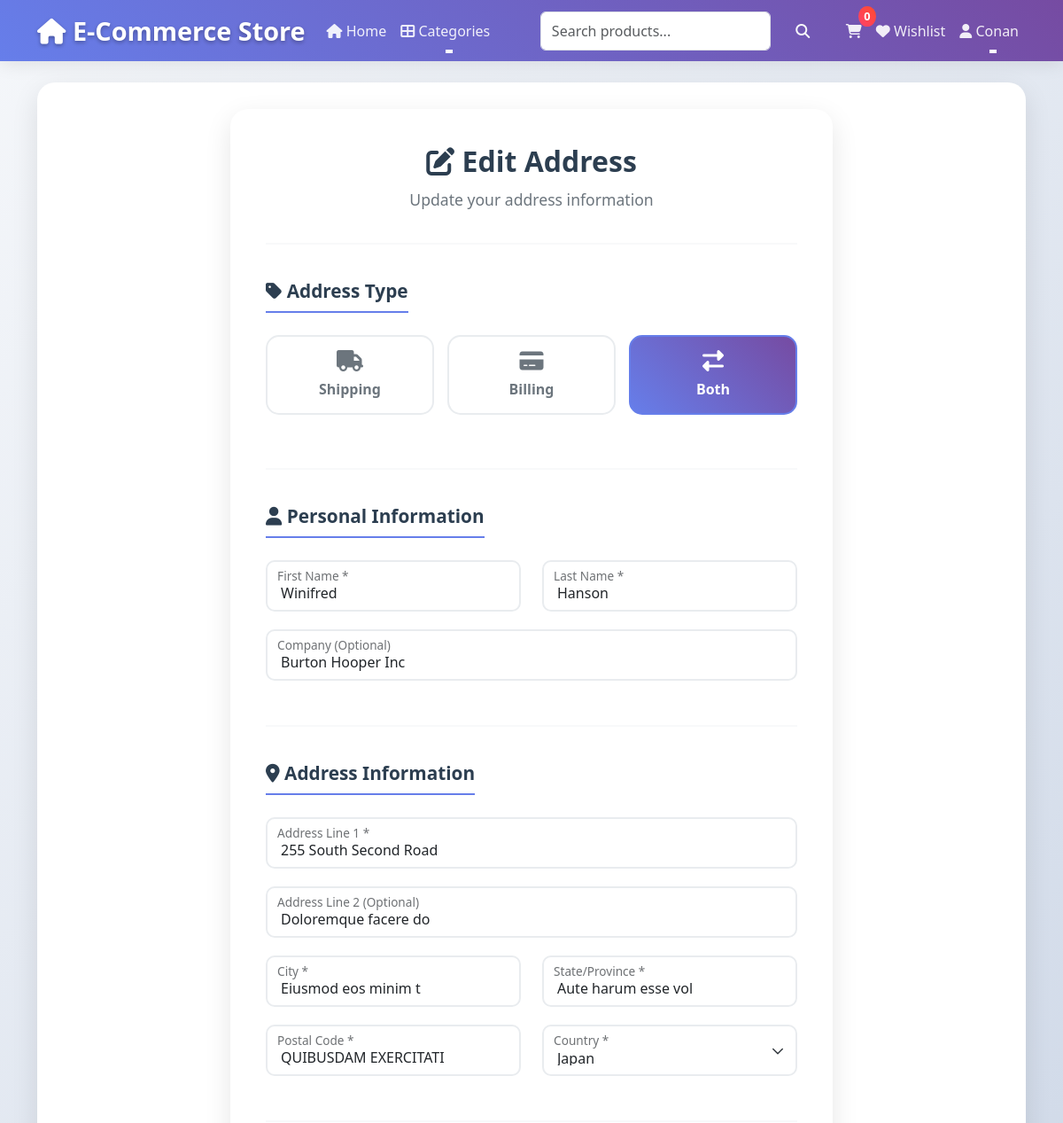
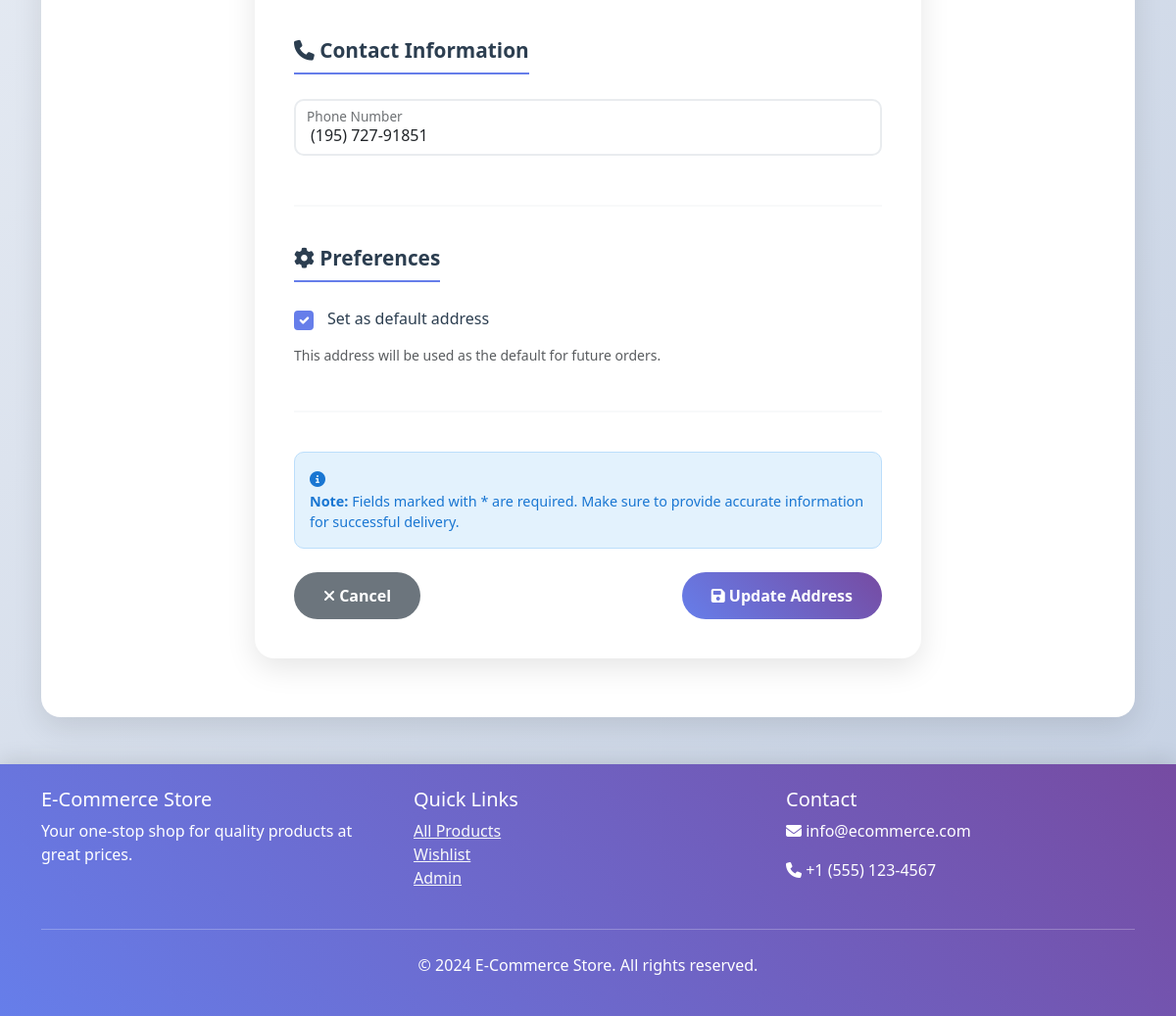
Page /addresses/26/edit/ (signed in) on the committed database (2 pictures, top to bottom).
### store/models.py (models this page shows, shortened)
class Address(models.Model):
    ADDRESS_TYPES = [
        ("shipping", "Shipping Address"),
        ("billing", "Billing Address"),
        ("both", "Both Shipping and Billing"),
    ]
    user = models.ForeignKey(User, on_delete=models.CASCADE, related_name="addresses")
    address_type = models.CharField(
        max_length=10, choices=ADDRESS_TYPES, default="shipping"
    )
    first_name = models.CharField(max_length=50)
    last_name = models.CharField(max_length=50)
    company = models.CharField(max_length=100, blank=True)
    address_line_1 = models.CharField(max_length=100)
    address_line_2 = models.CharField(max_length=100, blank=True)
    city = models.CharField(max_length=50)
    state = models.CharField(max_length=50)
    postal_code = models.CharField(max_length=20)
    country = models.CharField(max_length=50, default="United States")
    phone_number = models.CharField(max_length=20, blank=True)
    is_default = models.BooleanField(default=False)
    created_at = models.DateTimeField(auto_now_add=True)
    updated_at = models.DateTimeField(auto_now=True)
    class Meta:
        verbose_name = "Address"
        verbose_name_plural = "Addresses"
        ordering = ["-is_default", "-created_at"]

### store/auth_views.py (the view, shortened to what this page needs)
class AddressUpdateView(LoginRequiredMixin, UpdateView):
    model = Address
    form_class = AddressForm
    template_name = "store/auth/address_form.html"
    success_url = reverse_lazy("store:address_list")
    login_url = reverse_lazy("store:login")
    def get_queryset(self):
        return Address.objects.filter(user=self.request.user)
    def get_context_data(self, **kwargs):
        context = super().get_context_data(**kwargs)
        context["title"] = "Edit Address"
        context["subtitle"] = "Update your address information"
        return context

### templates/store/auth/address_form.html (shortened to what this page needs)
{% extends 'base.html' %}
{% load static %}
{% block content %}
<div class="container">
    <div class="row justify-content-center">
        <div class="col-lg-8">
            <div class="address-form-container">
                <div class="form-header">
                    <h1 class="form-title">
                        {% if object %}
                            <i class="fas fa-edit"></i> Edit Address
                        {% else %}
                            <i class="fas fa-plus"></i> Add New Address
                        {% endif %}
                    </h1>
                    <p class="form-subtitle">
                        {% if object %}
                            Update your address information
                        {% else %}
                            Add a new shipping or billing address
                        {% endif %}
                    </p>
                </div>
                <form method="post" novalidate>
                    <div class="form-section">
                        <h3 class="section-title">
                            <i class="fas fa-tag"></i> Address Type
                        </h3>
                        <div class="address-type-buttons">
                            <div class="address-type-btn" data-type="shipping">
                                <i class="fas fa-truck"></i>
                                <div>Shipping</div>
                            </div>
                            <div class="address-type-btn" data-type="billing">
                                <i class="fas fa-credit-card"></i>
                                <div>Billing</div>
                            </div>
                            <div class="address-type-btn active" data-type="both">
                                <i class="fas fa-exchange-alt"></i>
                                <div>Both</div>
                            </div>
                        </div>
                    </div>
                    <div class="form-section">
                        <h3 class="section-title">
                            <i class="fas fa-user"></i> Personal Information
                        </h3>
                        <div class="row">
                            <div class="col-md-6">
                                <div class="form-floating">
                                    <input type="text" name="first_name" id="id_first_name" class="form-control"
                                           value="{{ form.first_name.value|default:'' }}"
                                           placeholder="First Name" required>
                                    <label for="id_first_name">First Name *</label>
                                </div>
                            </div>
                            <div class="col-md-6">
                                <div class="form-floating">
                                    <input type="text" name="last_name" id="id_last_name" class="form-control"
                                           value="{{ form.last_name.value|default:'' }}"
                                           placeholder="Last Name" required>
                                    <label for="id_last_name">Last Name *</label>
                                </div>
                            </div>
                        </div>
                        <div class="form-floating">
                            <input type="text" name="company" id="id_company" class="form-control"
                                   value="{{ form.company.value|default:'' }}"
                                   placeholder="Company (Optional)">
                            <label for="id_company">Company (Optional)</label>
                        </div>
                    </div>
                    <div class="form-section">
                        <h3 class="section-title">
                            <i class="fas fa-map-marker-alt"></i> Address Information
                        </h3>
                        <div class="form-floating">
                            <input type="text" name="address_line_1" id="id_address_line_1" class="form-control"
                                   value="{{ form.address_line_1.value|default:'' }}"
                                   placeholder="Address Line 1" required>
                            <label for="id_address_line_1">Address Line 1 *</label>
                        </div>
                        <div class="form-floating">
                            <input type="text" name="address_line_2" id="id_address_line_2" class="form-control"
                                   value="{{ form.address_line_2.value|default:'' }}"
                                   placeholder="Address Line 2 (Optional)">
                            <label for="id_address_line_2">Address Line 2 (Optional)</label>
                        </div>
                        <div class="row">
                            <div class="col-md-6">
                                <div class="form-floating">
                                    <input type="text" name="city" id="id_city" class="form-control"
                                           value="{{ form.city.value|default:'' }}"
                                           placeholder="City" required>
                                    <label for="id_city">City *</label>
                                </div>
                            </div>
                            <div class="col-md-6">
                                <div class="form-floating">
                                    <input type="text" name="state" id="id_state" class="form-control"
                                           value="{{ form.state.value|default:'' }}"
                                           placeholder="State/Province" required>
                                    <label for="id_state">State/Province *</label>
                                </div>
                            </div>
                        </div>
                        <div class="row">
                            <div class="col-md-6">
                                <div class="form-floating">
                                    <input type="text" name="postal_code" id="id_postal_code" class="form-control"
                                           value="{{ form.postal_code.value|default:'' }}"
                                           placeholder="Postal Code" required>
                                    <label for="id_postal_code">Postal Code *</label>
                                </div>
                            </div>
                            <div class="col-md-6">
                                <div class="form-floating">
                                    <select name="country" id="id_country" class="form-select country-select" required>
                                        <option value="JP" {% if form.country.value == 'JP' %}selected{% endif %}>Japan</option>
                                    </select>
                                    <label for="id_country">Country *</label>
                                </div>
                            </div>
                        </div>
                    </div>
                    <div class="form-section">
                        <h3 class="section-title">
                            <i class="fas fa-phone"></i> Contact Information
                        </h3>
                        <div class="form-floating">
                            <input type="tel" name="phone_number" id="id_phone_number" class="form-control"
                                   value="{{ form.phone_number.value|default:'' }}"
                                   placeholder="Phone Number">
                            <label for="id_phone_number">Phone Number</label>
                        </div>
                    </div>
                    <div class="form-section">
                        <h3 class="section-title">
                            <i class="fas fa-cog"></i> Preferences
                        </h3>
                        <div class="form-check">
                            <input type="checkbox" name="is_default" id="id_is_default" class="form-check-input"
                                   {% if form.is_default.value %}checked{% endif %}>
                            <label for="id_is_default" class="form-check-label">
                                Set as default address
                            </label>
                        </div>
                        <p class="form-text text-muted">This address will be used as the default for future orders.</p>
                    </div>
                    <div class="help-text">
                        <i class="fas fa-info-circle"></i>
                        <p><strong>Note:</strong> Fields marked with * are required. Make sure to provide accurate information for successful delivery.</p>
                    </div>
                    <div class="d-flex justify-content-between align-items-center mt-4">
                        <a href="{% url 'store:address_list' %}" class="btn btn-cancel">
                            <i class="fas fa-times"></i> Cancel
                        </a>
                        <button type="submit" class="btn btn-submit">
                            <i class="fas fa-save"></i>
                            {% if object %}Update Address{% else %}Add Address{% endif %}
                        </button>
                    </div>
                </form>
            </div>
        </div>
    </div>
</div>
{% endblock %}

### templates/base.html (shortened to what this page needs)
<!DOCTYPE html>
<html lang="en">
<head>
    <link href="https://cdn.jsdelivr.net/npm/bootstrap@5.3.0/dist/css/bootstrap.min.css" rel="stylesheet">
    <link href="https://cdnjs.cloudflare.com/ajax/libs/font-awesome/6.4.0/css/all.min.css" rel="stylesheet">
</head>
<body>
    <nav class="navbar navbar-expand-lg navbar-dark bg-dark">
        <div class="container">
            <a class="navbar-brand" href="{% url 'store:home' %}">
                <i class="fas fa-home"></i> E-Commerce Store
            </a>
            <div class="collapse navbar-collapse" id="navbarNav">
                <ul class="navbar-nav me-auto">
                    <li class="nav-item">
                        <a class="nav-link" href="{% url 'store:product_list' %}">
                            <i class="fas fa-home"></i> Home
                        </a>
                    </li>
                    <li class="nav-item dropdown">
                        <a class="nav-link dropdown-toggle" href="#" role="button" data-bs-toggle="dropdown">
                            <i class="fas fa-th-large"></i> Categories
                        </a>
                    </li>
                </ul>
                <form class="d-flex search-form me-3" method="get" action="{% url 'store:search' %}">
                    <input class="form-control me-2" type="search" name="search" placeholder="Search products..."
                           value="{{ request.GET.search }}" aria-label="Search">
                    <button class="btn btn-outline-light" type="submit">
                        <i class="fas fa-search"></i>
                    </button>
                </form>
                <ul class="navbar-nav">
                    <li class="nav-item">
                        <a class="nav-link" href="{% url 'store:cart_list' %}" id="cart-link">
                            <i class="fas fa-shopping-cart"></i>
                            <span class="cart-count">0</span>
                        </a>
                    </li>
                    {% if user.is_authenticated %}
                        <li class="nav-item">
                            <a class="nav-link" href="{% url 'store:wishlist' %}">
                                <i class="fas fa-heart"></i> Wishlist
                            </a>
                        </li>
                        <li class="nav-item dropdown">
                            <a class="nav-link dropdown-toggle" href="#" role="button" data-bs-toggle="dropdown">
                                <i class="fas fa-user"></i> {{ user.first_name|default:user.username }}
                            </a>
                        </li>
                    {% endif %}
                </ul>
            </div>
        </div>
    </nav>
    <main class="container mt-4">
        <div class="main-content">
            {% block content %}{% endblock %}
        </div>
    </main>
    <footer class="footer mt-5 py-4">
        <div class="container">
            <div class="row">
                <div class="col-md-4">
                    <h5>E-Commerce Store</h5>
                    <p>Your one-stop shop for quality products at great prices.</p>
                </div>
                <div class="col-md-4">
                    <h5>Quick Links</h5>
                    <ul class="list-unstyled">
                        <li><a href="{% url 'store:product_list' %}" class="text-light">All Products</a></li>
                        <li><a href="{% url 'store:wishlist' %}" class="text-light">Wishlist</a></li>
                        <li><a href="{% url 'admin:index' %}" class="text-light">Admin</a></li>
                    </ul>
                </div>
                <div class="col-md-4">
                    <h5>Contact</h5>
                    <p><i class="fas fa-envelope"></i> info@ecommerce.com</p>
                    <p><i class="fas fa-phone"></i> +1 (555) 123-4567</p>
                </div>
            </div>
            <hr class="my-4">
            <div class="text-center">
                <p>&copy; 2024 E-Commerce Store. All rights reserved.</p>
            </div>
        </div>
    </footer>
</body>
</html>

### rows in the picture
Address: first_name "Winifred", last_name "Hanson", company "Burton Hooper Inc", address_line_1 "255 South Second Road", address_line_2 "Doloremque facere do", city "Eiusmod eos minim t", state "Aute harum esse vol", postal_code "QUIBUSDAM EXERCITATI", country "Japan", phone_number "(195) 727-91851"

### other values in the picture
{{ user.first_name|default:user.username }} "Conan"
